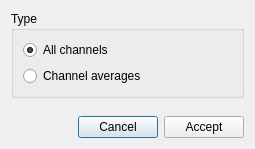
<?xml version="1.0" encoding="UTF-8"?>
<ui version="4.0">
 <class>outputOptions</class>
 <widget class="QDialog" name="outputOptions">
  <property name="geometry">
   <rect>
    <x>0</x>
    <y>0</y>
    <width>255</width>
    <height>149</height>
   </rect>
  </property>
  <property name="windowTitle">
   <string>Meggie - Output options</string>
  </property>
  <layout class="QGridLayout" name="gridLayout">
   <item row="0" column="0">
    <widget class="QGroupBox" name="groupBoxType">
     <property name="title">
      <string>Type</string>
     </property>
     <layout class="QGridLayout" name="gridLayout_2">
      <item row="0" column="0">
       <widget class="QRadioButton" name="radioButtonAllChannels">
        <property name="text">
         <string>All channels</string>
        </property>
        <property name="checked">
         <bool>true</bool>
        </property>
       </widget>
      </item>
      <item row="1" column="0">
       <widget class="QRadioButton" name="radioButtonChannelAverages">
        <property name="text">
         <string>Channel averages</string>
        </property>
       </widget>
      </item>
     </layout>
    </widget>
   </item>
   <item row="2" column="0">
    <layout class="QHBoxLayout" name="horizontalLayout">
     <item>
      <spacer name="horizontalSpacer">
       <property name="orientation">
        <enum>Qt::Horizontal</enum>
       </property>
       <property name="sizeHint" stdset="0">
        <size>
         <width>40</width>
         <height>20</height>
        </size>
       </property>
      </spacer>
     </item>
     <item>
      <widget class="QPushButton" name="pushButtonCancel">
       <property name="text">
        <string>Cancel</string>
       </property>
      </widget>
     </item>
     <item>
      <widget class="QPushButton" name="pushButtonAccept">
       <property name="text">
        <string>Accept</string>
       </property>
      </widget>
     </item>
    </layout>
   </item>
   <item row="1" column="0">
    <spacer name="verticalSpacer">
     <property name="orientation">
      <enum>Qt::Vertical</enum>
     </property>
     <property name="sizeHint" stdset="0">
      <size>
       <width>20</width>
       <height>40</height>
      </size>
     </property>
    </spacer>
   </item>
  </layout>
 </widget>
 <resources/>
 <connections>
  <connection>
   <sender>pushButtonCancel</sender>
   <signal>clicked()</signal>
   <receiver>outputOptions</receiver>
   <slot>reject()</slot>
   <hints>
    <hint type="sourcelabel">
     <x>293</x>
     <y>155</y>
    </hint>
    <hint type="destinationlabel">
     <x>18</x>
     <y>131</y>
    </hint>
   </hints>
  </connection>
  <connection>
   <sender>pushButtonAccept</sender>
   <signal>clicked()</signal>
   <receiver>outputOptions</receiver>
   <slot>accept()</slot>
   <hints>
    <hint type="sourcelabel">
     <x>384</x>
     <y>155</y>
    </hint>
    <hint type="destinationlabel">
     <x>47</x>
     <y>149</y>
    </hint>
   </hints>
  </connection>
 </connections>
</ui>
